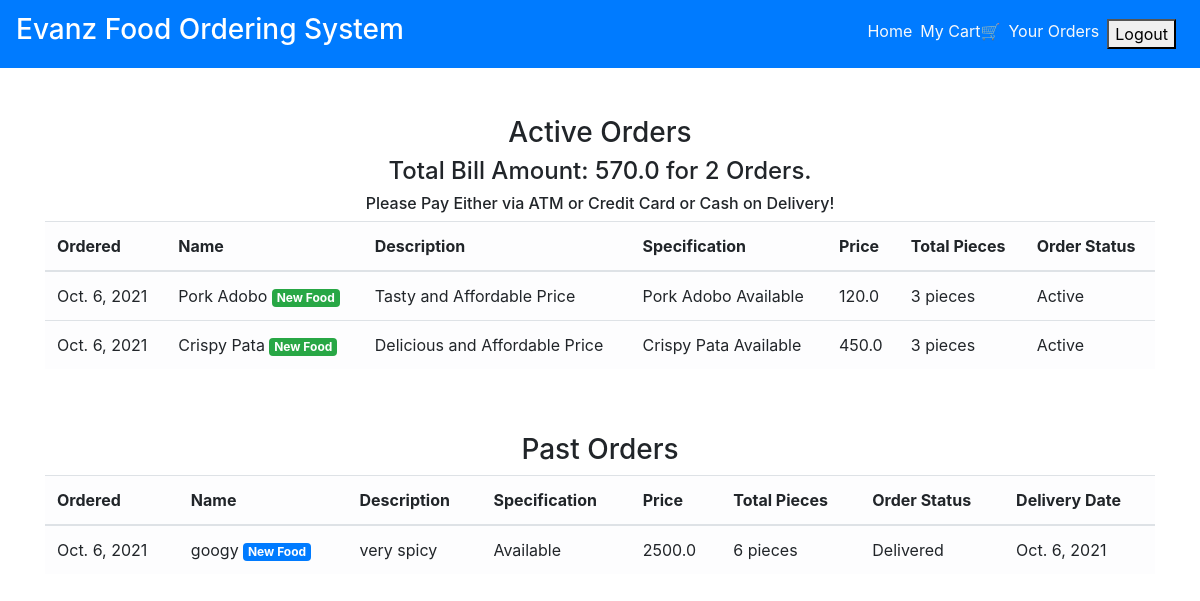
The page /order_details/ (signed in) on the database its author committed.
### main/models.py (models this page shows, shortened)
class CartItems(models.Model):
    ORDER_STATUS = (
        ('Active', 'Active'),
        ('Delivered', 'Delivered')
    )
    user = models.ForeignKey(User, on_delete=models.CASCADE)
    item = models.ForeignKey(Item, on_delete=models.CASCADE)
    ordered = models.BooleanField(default=False)
    quantity = models.IntegerField(default=1)
    ordered_date = models.DateField(default=timezone.now)
    status = models.CharField(max_length=20, choices=ORDER_STATUS, default='Active')
    delivery_date = models.DateField(default=timezone.now)
    class Meta:
        verbose_name = 'Cart Item'
        verbose_name_plural = 'Cart Items'

class Item(models.Model):
    LABELS = (
        ('Best Selling Foods', 'Best Selling Foods'),
        ('New Food', 'New Food'),
        ('Spicy Foods🔥', 'Spicy Foods🔥'),
    )
    LABEL_COLOUR = (
        ('danger', 'danger'),
        ('success', 'success'),
        ('primary', 'primary'),
        ('info', 'info'),
        ('warning', 'warning'),
    )
    title = models.CharField(max_length=150)
    description = models.CharField(max_length=250,blank=True)
    price = models.FloatField()
    pieces = models.IntegerField(default=6)
    instructions = models.CharField(max_length=250,default="Available")
    image = models.ImageField(default='default.png', upload_to='images/')
    labels = models.CharField(max_length=25, choices=LABELS, blank=True)
    label_colour = models.CharField(max_length=15, choices=LABEL_COLOUR, blank=True)
    slug = models.SlugField(default="foods")
    created_by = models.ForeignKey(User, on_delete=models.CASCADE)

### main/views.py (the view)
# urls.py: path('order_details/', views.order_details, name='order_details'),
@login_required
def order_details(request):
    items = CartItems.objects.filter(user=request.user, ordered=True,status="Active").order_by('-ordered_date')
    cart_items = CartItems.objects.filter(user=request.user, ordered=True,status="Delivered").order_by('-ordered_date')
    bill = items.aggregate(Sum('item__price'))
    number = items.aggregate(Sum('quantity'))
    pieces = items.aggregate(Sum('item__pieces'))
    total = bill.get("item__price__sum")
    count = number.get("quantity__sum")
    total_pieces = pieces.get("item__pieces__sum")
    context = {
        'items':items,
        'cart_items':cart_items,
        'total': total,
        'count': count,
        'total_pieces': total_pieces
    }
    return render(request, 'main/order_details.html', context)

### main/templatetags/get_group.py (called while the page is built)
@register.filter(name='has_group')
def has_group(user, group_name):
    return user.groups.filter(name=group_name).exists()

### main/templates/main/order_details.html
{% extends "main/layout.html" %}
{% block content %}
<div class="cart">
    <div class="container">
        <div class="row">
            <div class="col-sm-12 mt-5">
                <h3 class="text-center">Active Orders</h3>
                {% if items %}
                <h4 class="text-center">Total Bill Amount: {{total}} for {{ count }} Orders.</h4>
                <h6 class="text-center">Please Pay Either via ATM or Credit Card or Cash on Delivery!</h6>
                <div class="table-responsive">
                    <table class="table table-light">
                        <thead>
                        <tr>
                            <th scope="col">Ordered</th>
                            <th scope="col">Name</th>
                            <th scope="col">Description</th>
                            <th scope="col">Specification</th>
                            <th scope="col">Price</th>
                            <th scope="col">Total Pieces</th>
                            <th scope="col">Order Status</th>
                        </tr>
                        </thead>
                        <tbody>
                            {% for item_active in items %}
                        <tr>
                            <td>{{ item_active.ordered_date }}</td>
                            <td>{{ item_active.item.title }} <span class="badge badge-{{ item_active.item.label_colour }}">{{ item_active.item.labels }}</span></td>
                            <td>{{ item_active.item.description }}</td>
                            <td>{{ item_active.item.instructions }}</td>
                            <td>{{ item_active.item.price }}</td>
                            <td>{{ item_active.item.pieces }} pieces</td>
                            <td>{{ item_active.status }}</td>
                        </tr>
                            {% endfor %}
                        </tbody>
                    </table>
                </div>
                {% else %}
                <h4 class="text-center">Sorry, you have not ordered any item yet!!!</h4>
                {% endif %}
            </div>
        </div>
        <div class="row">
            <div class="col-sm-12 mt-5">
                <h3 class="text-center">Past Orders</h3>
                {% if cart_items %}
                <div class="table-responsive">
                    <table class="table table-light">
                        <thead>
                        <tr>
                            <th scope="col">Ordered</th>
                            <th scope="col">Name</th>
                            <th scope="col">Description</th>
                            <th scope="col">Specification</th>
                            <th scope="col">Price</th>
                            <th scope="col">Total Pieces</th>
                            <th scope="col">Order Status</th>
                            <th scope="col">Delivery Date</th>
                        </tr>
                        </thead>
                        <tbody>
                            {% for cart in cart_items %}
                        <tr>
                            <td>{{ cart.ordered_date }}</td>
                            <td>{{ cart.item.title }} <span class="badge badge-{{ cart.item.label_colour }}">{{ cart.item.labels }}</span></td>
                            <td>{{ cart.item.description }}</td>
                            <td>{{ cart.item.instructions }}</td>
                            <td>{{ cart.item.price }}</td>
                            <td>{{ cart.item.pieces }} pieces</td>
                            <td>{{ cart.status }}</td>
                            <td>{{ cart.delivery_date }}</td>
                        </tr>
                            {% endfor %}
                        </tbody>
                    </table>
                </div>
                {% else %}
                <h4 class="text-center">Sorry, you have not ordered any item yet!!!</h4>
                {% endif %}
            </div>
        </div>
    </div>
</div>
{% endblock content %}

### rows shown on the page
CartItems: ordered_date "Oct. 6, 2021", item "Pork Adobo", item.labels "New Food", item.description "Tasty and Affordable Price", item.instructions "Pork Adobo Available", item.price "120.0", item.pieces "3", status "Active"
CartItems: ordered_date "Oct. 6, 2021", item "Crispy Pata", item.labels "New Food", item.description "Delicious and Affordable Price", item.instructions "Crispy Pata Available", item.price "450.0", item.pieces "3", status "Active"
CartItems: ordered_date "Oct. 6, 2021", item "googy", item.labels "New Food", item.description "very spicy", item.instructions "Available", item.price "2500.0", item.pieces "6", status "Delivered", delivery_date "Oct. 6, 2021"

### other values the page prints
{{ total }} "570.0"
{{ count }} "2"
